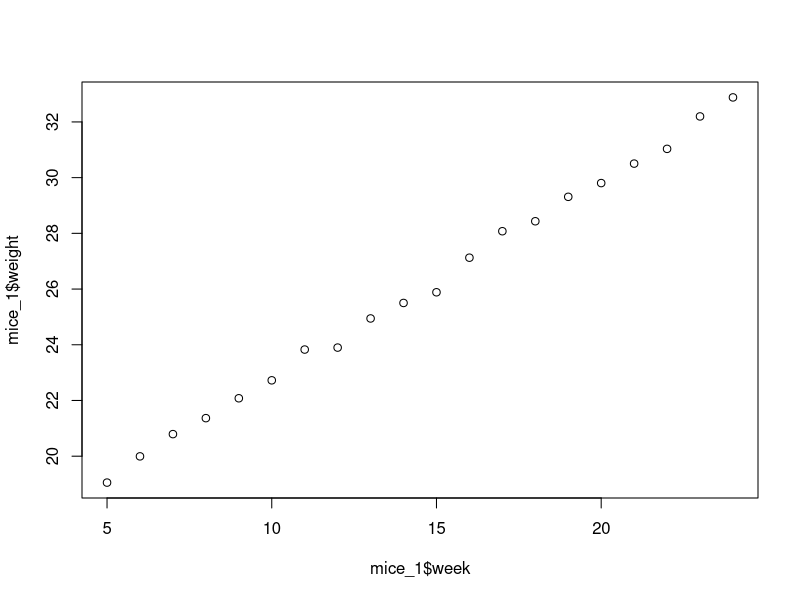
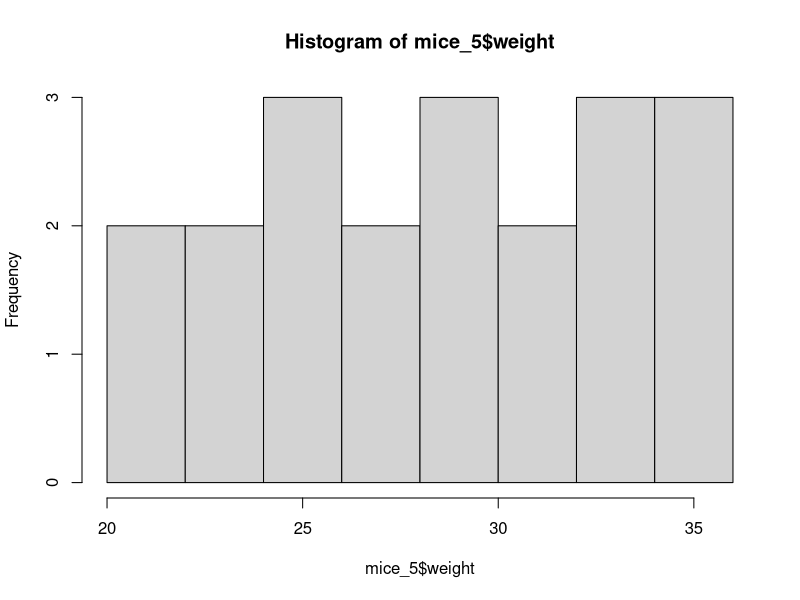
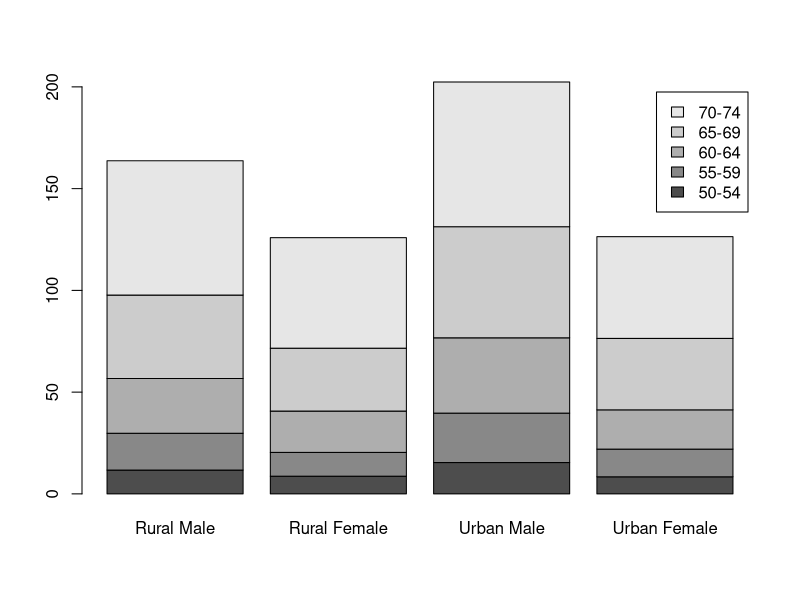
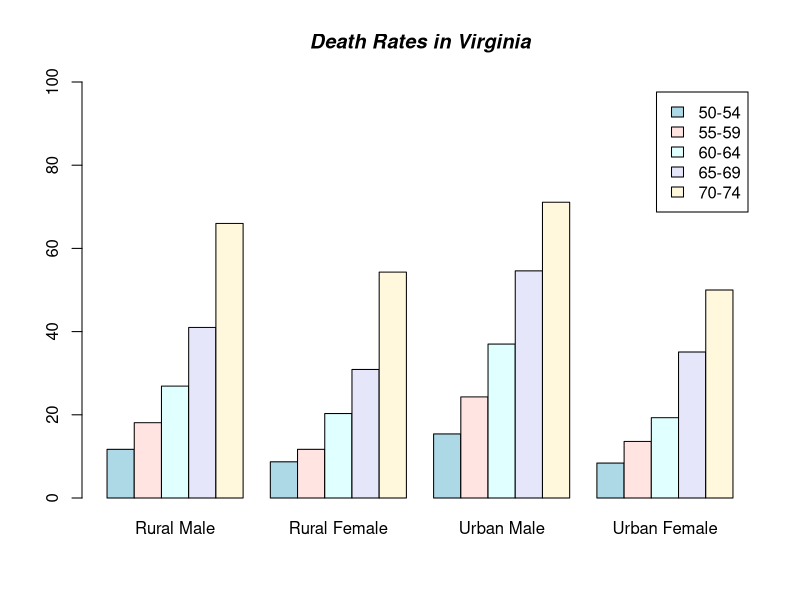

These charts were generated, in order, by the following R code:
## ---- chunk 1
#Download and read the mice.csv data set and take a first look at the data.
mice = read.csv("mice.csv")
head(mice)

#How large is the data.frame? use only 1 function to get the answer.
dim(mice)

#how many rows/columns?
ncol(mice)
nrow(mice)

#what are the column names and what is the data type of each column

colnames(mice)
str(mice)

#How many mice are described in the data set?
length(unique(mice$id))

#How many female mice are there?
female_mice = mice[mice$gender == "female",]
length(unique(female_mice$id))

#Make a plot of the weight of mouse number 1
mice_1 = mice[mice$id == 1,]
plot(mice_1$week,mice_1$weight)

#Make a histogram of the weight of mouse number 5
mice_5 = mice[mice$id == 5,]
hist(mice_5$weight)

## ---- chunk 2
v <- c(42, 92, 39, 19, 12, 16, 2, 0, 8.5, 50, 4,
           13, 0, -4, 9, 10, 0, 3, NA, 32, 28, 7, 11,
           -3, 8, 74, 70, 12, 20, -1, 6.7, NA, 6, 3, 
           -1, 1, 0, NA, 42, -0.2, 17, 3.1, -5, 11, 1,
           51, 46, 2, 51, 13, NA, 0, 30, -5, 9, NA)
## ---- chunk 3

fivenum(v)

## ---- chunk 4
#from the built-in data set VADeaths, create a bar plot with a legend of the age groups.

barplot(VADeaths, legend= rownames(VADeaths))


## ---- chunk 5
#In addition, unstack the bars and plot them alongside one another, adding to each age group color and a proper title.

barplot(VADeaths, beside = TRUE, 
    col = c("lightblue", "mistyrose", "lightcyan","lavender", "cornsilk"),
    legend = rownames(VADeaths), ylim = c(0, 100))
    title(main = "Death Rates in Virginia", font.main = 4)
